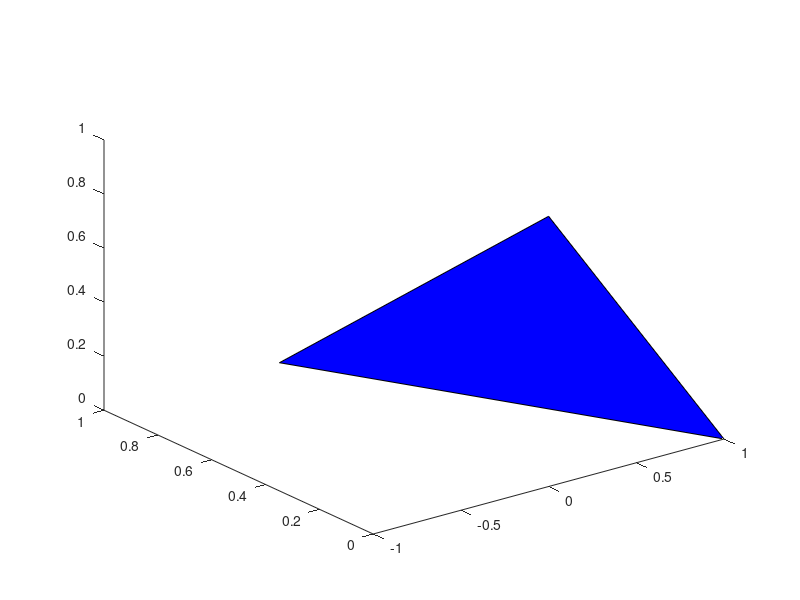

The MATLAB source for this figure:
% You will need to uncomment the below command 'hold on' if you want to
% simultaenously see the triangle and the rotating LiDAR but this means
% that all the laser emissions will show up, instead of just rotating:

hold on
clear all

r = 5;
i = 0;
j = r;
k = j - i;

for vertical_angle=-15:2:15
    for radius=0.04191:r
        for index=(i+1):(j+1)
            x(index)=radius*cosd(vertical_angle)*sind(90);
            y(index)=radius*cosd(vertical_angle)*cosd(0);
            z(index)=radius*sind(vertical_angle);
        end
        i = i + k + 1;
        j = j + k + 1;
    end
end

% Triangle model (Only works with 'hold on'):
X_pos = [0; 1; 0];
Y_pos = [0; 0; 1];
Z_pos = [1; 0; 0];
fill3(X_pos,Y_pos,Z_pos,'b');

% Use either method 1 or 2, not both
% ----------------------------------------

% Method 1:
% vector = [x; y; z];
% for a=0:0.1:360 % This is a bit bugged and continues to spin after 360 degrees 
%     R = [cos(a) sin(a) 0; -sin(a) cos(a) 0; 0 0 1];
%     rotated_vector = R * vector;
%     plot3(rotated_vector(1,:), rotated_vector(2,:), rotated_vector(3,:), 'LineWidth', 2.0, 'color', 'r');
%     xlim([-5 5]);
%     ylim([-5 5]);
%     zlim([-5 5]);
%     title('LiDAR Sensor Infra-Red Laser Projection');
%     xlabel('Horizontal');
%     ylabel('Horizontal');
%     zlabel('Vertical');
%     drawnow;
% end

% ----------------------------------------
 
% Method 2 (less bugged):
% direction = [0 0 1];
% for alpha=0:1:360
%    rotate(plot3(x, y, z, 'LineWidth', 2.0, 'color', 'r'), direction, alpha);
%    xlim([-5 5]);
%    ylim([-5 5]);
%    zlim([-5 5]);
%    title('LiDAR Sensor Infra-Red Laser Projection');
%    xlabel('Horizontal');
%    ylabel('Horizontal');
%    zlabel('Vertical');
%    drawnow;
% end

% ----------------------------------------